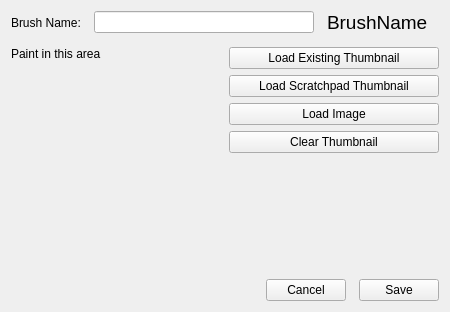
<?xml version="1.0" encoding="UTF-8"?>
<ui version="4.0">
 <class>WdgSaveBrushPreset</class>
 <widget class="QWidget" name="WdgSaveBrushPreset">
  <property name="geometry">
   <rect>
    <x>0</x>
    <y>0</y>
    <width>450</width>
    <height>312</height>
   </rect>
  </property>
  <property name="sizePolicy">
   <sizepolicy hsizetype="Preferred" vsizetype="Preferred">
    <horstretch>0</horstretch>
    <verstretch>0</verstretch>
   </sizepolicy>
  </property>
  <property name="windowTitle">
   <string>Save Brush Preset</string>
  </property>
  <layout class="QVBoxLayout" name="verticalLayout_4">
   <property name="spacing">
    <number>13</number>
   </property>
   <item>
    <layout class="QHBoxLayout" name="horizontalLayout_3">
     <item>
      <widget class="QLabel" name="newBrushNameLabel">
       <property name="text">
        <string>Brush Name:</string>
       </property>
      </widget>
     </item>
     <item>
      <widget class="QLineEdit" name="newBrushNameTexField">
       <property name="minimumSize">
        <size>
         <width>220</width>
         <height>0</height>
        </size>
       </property>
      </widget>
     </item>
     <item>
      <widget class="QLabel" name="currentBrushNameLabel">
       <property name="font">
        <font>
         <pointsize>14</pointsize>
        </font>
       </property>
       <property name="text">
        <string>BrushName</string>
       </property>
      </widget>
     </item>
     <item>
      <spacer name="horizontalSpacer_2">
       <property name="orientation">
        <enum>Qt::Horizontal</enum>
       </property>
       <property name="sizeHint" stdset="0">
        <size>
         <width>40</width>
         <height>20</height>
        </size>
       </property>
      </spacer>
     </item>
    </layout>
   </item>
   <item>
    <layout class="QHBoxLayout" name="horizontalLayout">
     <property name="spacing">
      <number>18</number>
     </property>
     <item>
      <layout class="QVBoxLayout" name="verticalLayout_3">
       <property name="spacing">
        <number>2</number>
       </property>
       <item>
        <widget class="QLabel" name="label">
         <property name="text">
          <string>Paint in this area</string>
         </property>
         <property name="wordWrap">
          <bool>true</bool>
         </property>
        </widget>
       </item>
       <item>
        <widget class="KisScratchPad" name="brushPresetThumbnailWidget" native="true">
         <property name="sizePolicy">
          <sizepolicy hsizetype="Preferred" vsizetype="MinimumExpanding">
           <horstretch>0</horstretch>
           <verstretch>0</verstretch>
          </sizepolicy>
         </property>
         <property name="minimumSize">
          <size>
           <width>200</width>
           <height>200</height>
          </size>
         </property>
         <property name="maximumSize">
          <size>
           <width>200</width>
           <height>200</height>
          </size>
         </property>
        </widget>
       </item>
       <item>
        <spacer name="verticalSpacer_2">
         <property name="orientation">
          <enum>Qt::Vertical</enum>
         </property>
         <property name="sizeHint" stdset="0">
          <size>
           <width>20</width>
           <height>40</height>
          </size>
         </property>
        </spacer>
       </item>
      </layout>
     </item>
     <item>
      <layout class="QVBoxLayout" name="verticalLayout">
       <item>
        <layout class="QVBoxLayout" name="verticalLayout_2">
         <property name="spacing">
          <number>6</number>
         </property>
         <item>
          <widget class="QPushButton" name="loadExistingThumbnailButton">
           <property name="text">
            <string>Load Existing Thumbnail</string>
           </property>
          </widget>
         </item>
         <item>
          <widget class="QPushButton" name="loadScratchPadThumbnailButton">
           <property name="text">
            <string>Load Scratchpad Thumbnail</string>
           </property>
          </widget>
         </item>
         <item>
          <widget class="QPushButton" name="loadImageIntoThumbnailButton">
           <property name="text">
            <string>Load Image</string>
           </property>
          </widget>
         </item>
         <item>
          <widget class="QPushButton" name="clearBrushPresetThumbnailButton">
           <property name="text">
            <string>Clear Thumbnail</string>
           </property>
          </widget>
         </item>
        </layout>
       </item>
       <item>
        <spacer name="verticalSpacer">
         <property name="orientation">
          <enum>Qt::Vertical</enum>
         </property>
         <property name="sizeHint" stdset="0">
          <size>
           <width>20</width>
           <height>40</height>
          </size>
         </property>
        </spacer>
       </item>
      </layout>
     </item>
    </layout>
   </item>
   <item>
    <layout class="QHBoxLayout" name="horizontalLayout_2">
     <item>
      <spacer name="horizontalSpacer">
       <property name="orientation">
        <enum>Qt::Horizontal</enum>
       </property>
       <property name="sizeHint" stdset="0">
        <size>
         <width>40</width>
         <height>20</height>
        </size>
       </property>
      </spacer>
     </item>
     <item>
      <widget class="QPushButton" name="cancelButton">
       <property name="text">
        <string>Cancel</string>
       </property>
      </widget>
     </item>
     <item>
      <widget class="QPushButton" name="savePresetButton">
       <property name="text">
        <string>Save</string>
       </property>
      </widget>
     </item>
    </layout>
   </item>
  </layout>
 </widget>
 <customwidgets>
  <customwidget>
   <class>KisScratchPad</class>
   <extends>QWidget</extends>
   <header>kis_scratch_pad.h</header>
   <container>1</container>
  </customwidget>
 </customwidgets>
 <resources/>
 <connections/>
</ui>
